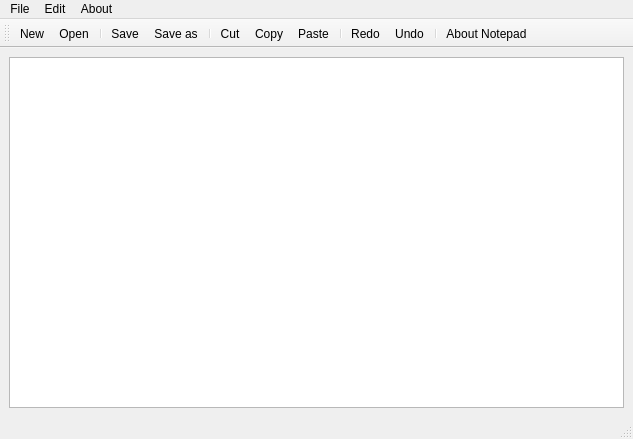
<?xml version="1.0" encoding="UTF-8"?>
<ui version="4.0">
 <class>MainWindow</class>
 <widget class="QMainWindow" name="MainWindow">
  <property name="geometry">
   <rect>
    <x>0</x>
    <y>0</y>
    <width>633</width>
    <height>439</height>
   </rect>
  </property>
  <property name="windowTitle">
   <string>MainWindow</string>
  </property>
  <widget class="QWidget" name="centralwidget">
   <layout class="QHBoxLayout" name="horizontalLayout">
    <item>
     <widget class="QTextEdit" name="textEdit"/>
    </item>
   </layout>
  </widget>
  <widget class="QMenuBar" name="menubar">
   <property name="geometry">
    <rect>
     <x>0</x>
     <y>0</y>
     <width>633</width>
     <height>22</height>
    </rect>
   </property>
   <widget class="QMenu" name="menuFile">
    <property name="title">
     <string>File</string>
    </property>
    <addaction name="actionNew"/>
    <addaction name="actionOpen"/>
    <addaction name="separator"/>
    <addaction name="actionSave"/>
    <addaction name="actionSave_as"/>
   </widget>
   <widget class="QMenu" name="menuEdit">
    <property name="title">
     <string>Edit</string>
    </property>
    <addaction name="actionCut"/>
    <addaction name="actionCopy"/>
    <addaction name="actionPaste"/>
    <addaction name="separator"/>
    <addaction name="actionRedo"/>
    <addaction name="actionUndo"/>
   </widget>
   <widget class="QMenu" name="menuAbout">
    <property name="title">
     <string>About</string>
    </property>
    <addaction name="actionAbout_Notepad"/>
   </widget>
   <addaction name="menuFile"/>
   <addaction name="menuEdit"/>
   <addaction name="menuAbout"/>
  </widget>
  <widget class="QStatusBar" name="statusbar"/>
  <widget class="QToolBar" name="toolBar">
   <property name="windowTitle">
    <string>toolBar</string>
   </property>
   <attribute name="toolBarArea">
    <enum>TopToolBarArea</enum>
   </attribute>
   <attribute name="toolBarBreak">
    <bool>false</bool>
   </attribute>
   <addaction name="actionNew"/>
   <addaction name="actionOpen"/>
   <addaction name="separator"/>
   <addaction name="actionSave"/>
   <addaction name="actionSave_as"/>
   <addaction name="separator"/>
   <addaction name="actionCut"/>
   <addaction name="actionCopy"/>
   <addaction name="actionPaste"/>
   <addaction name="separator"/>
   <addaction name="actionRedo"/>
   <addaction name="actionUndo"/>
   <addaction name="separator"/>
   <addaction name="actionAbout_Notepad"/>
  </widget>
  <action name="actionNew">
   <property name="icon">
    <iconset resource="Resources.qrc">
     <normaloff>:/img/new.png</normaloff>:/img/new.png</iconset>
   </property>
   <property name="text">
    <string>New</string>
   </property>
  </action>
  <action name="actionOpen">
   <property name="icon">
    <iconset resource="Resources.qrc">
     <normaloff>:/img/open.png</normaloff>:/img/open.png</iconset>
   </property>
   <property name="text">
    <string>Open</string>
   </property>
  </action>
  <action name="actionSave">
   <property name="icon">
    <iconset resource="Resources.qrc">
     <normaloff>:/img/save.png</normaloff>:/img/save.png</iconset>
   </property>
   <property name="text">
    <string>Save</string>
   </property>
  </action>
  <action name="actionSave_as">
   <property name="icon">
    <iconset resource="Resources.qrc">
     <normaloff>:/img/save_as.png</normaloff>:/img/save_as.png</iconset>
   </property>
   <property name="text">
    <string>Save as</string>
   </property>
  </action>
  <action name="actionCut">
   <property name="icon">
    <iconset resource="Resources.qrc">
     <normaloff>:/img/cut.png</normaloff>:/img/cut.png</iconset>
   </property>
   <property name="text">
    <string>Cut</string>
   </property>
  </action>
  <action name="actionCopy">
   <property name="icon">
    <iconset resource="Resources.qrc">
     <normaloff>:/img/copy.png</normaloff>:/img/copy.png</iconset>
   </property>
   <property name="text">
    <string>Copy</string>
   </property>
  </action>
  <action name="actionPaste">
   <property name="icon">
    <iconset resource="Resources.qrc">
     <normaloff>:/img/paste.png</normaloff>:/img/paste.png</iconset>
   </property>
   <property name="text">
    <string>Paste</string>
   </property>
  </action>
  <action name="actionRedo">
   <property name="icon">
    <iconset resource="Resources.qrc">
     <normaloff>:/img/redo.png</normaloff>:/img/redo.png</iconset>
   </property>
   <property name="text">
    <string>Redo</string>
   </property>
  </action>
  <action name="actionUndo">
   <property name="icon">
    <iconset resource="Resources.qrc">
     <normaloff>:/img/undo.png</normaloff>:/img/undo.png</iconset>
   </property>
   <property name="text">
    <string>Undo</string>
   </property>
  </action>
  <action name="actionAbout_Notepad">
   <property name="icon">
    <iconset resource="Resources.qrc">
     <normaloff>:/img/info.png</normaloff>:/img/info.png</iconset>
   </property>
   <property name="text">
    <string>About Notepad</string>
   </property>
   <property name="shortcutContext">
    <enum>Qt::WidgetShortcut</enum>
   </property>
  </action>
 </widget>
 <resources>
  <include location="Resources.qrc"/>
 </resources>
 <connections/>
</ui>
